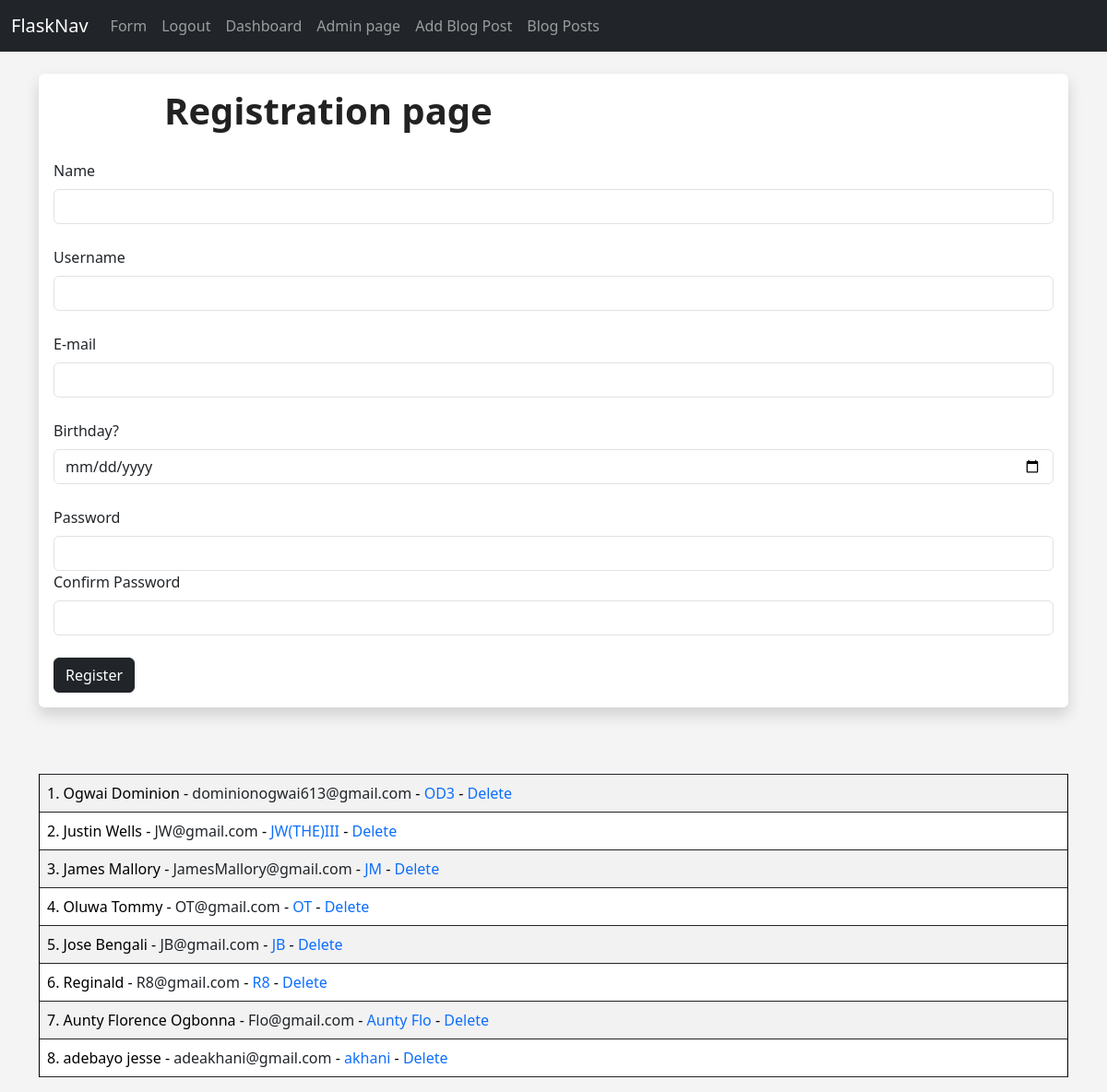
Page /user/add (signed in) on the committed database.
### test.py (models this page shows, shortened)
class Users(db.Model, UserMixin):
       __tablename__ = "users"
       id = db.Column(db.Integer, primary_key=True)
       user_name = db.Column(db.String(20), nullable = False, unique=True)
       name = db.Column(db.String(200), nullable=False)
       email = db.Column(db.String(120), nullable=False, unique=True)
       birthday = db.Column(db.String(), nullable=True)
       date_added = db.Column(db.DateTime,default=datetime.utcnow)
       password_hash = db.Column(db.String(128))
       posts = db.relationship('Posts', backref = 'poster')
       @property
       def password(self):
             raise AttributeError('Password is not readable')

### test.py (the view, shortened to what this page needs)
@app.route('/user/add', methods=['POST', 'GET'])
def user():
       name = None
       form = UserForm()
       our_users = Users.query.order_by(Users.date_added)
       return render_template("user.html", form=form, name=name, our_users=our_users)

### admin/webforms.py
class UserForm(FlaskForm):
    Username = StringField("Username", validators=[DataRequired()])
    Name = StringField("Name", validators=[DataRequired()])
    Email = EmailField("E-mail", validators=[DataRequired()])
    Birthday = DateField("Birthday?")
    Password = PasswordField("Password", validators=[DataRequired(), Length(min=6, max=12)])
    Password2 = PasswordField("Confirm Password", validators=[DataRequired(), EqualTo('Password', message='Passwords must match!'),])
    Submit = SubmitField("Submit")

### test.py (called while the page is built)
@login_manager.user_loader
def load_user(user_id):
      return Users.query.get(int(user_id))

### templates/user.html (shortened to what this page needs)
{% extends 'structure.html' %}
{% block content %}
{% if name %}
    <h1>User Added</h1>
    <br/><br/><br/>
    <table class="table table-striped table-responsive table-hover table-bordered">
        {% for user in our_users %}
        <tr>
            <td>{{ user.id }}. <a href="{{url_for('update', id=user.id)}}" class="link text-decoration-none">{{ user.name}}</a>
                - <a href="" class="email-link">{{ user.email }}
            </td>
        </tr>
        {% endfor %}
    </table>
{% else %}
<div class="shadow p-3 mb-5 bg-body rounded">
    <form action="" method="POST">
        <h2 class="reg-h2">Registration page</h2>
        <br />
        {{ form.Name.label ( class="form-label" ) }}
        {{ form.Name(class="form-control") }}<br/>
        {{ form.Username.label ( class="form-label" ) }}<br/>
        {{ form.Username(class="form-control") }}<br/>
        {{ form.Email.label ( class="form-label" ) }}
        {{ form.Email(class="form-control") }}<br/>
        {{ form.Birthday.label ( class="form-label" ) }}<br/>
        {{ form.Birthday(class="form-control") }}<br/>
        {{ form.Password.label ( class="form-label" ) }}
        {{ form.Password(class="form-control") }}
        {{ form.Password2.label ( class="form-label" ) }}
        {{ form.Password2(class="form-control") }}
        <br />
        <button class="btn btn-dark">Register</button>
    </form>
</div>
<br/>
{% if current_user.id == 1 %}
<table class="table table-striped table-responsive table-hover table-bordered">
    {% for user in our_users %}
        <tr>
        <td>{{ user.id }}. {{ user.name }}
        - <a href="" class="email-link link-dark text-decoration-none">{{ user.email }}</a> - <a href="" class="link-primary text-decoration-none">{{ user.user_name }}</a> - <a href="{{ url_for('delete', id=user.id) }}" class="link-primary text-decoration-none">Delete</a>
        </td>
        </tr>
        {% endfor %}
</table>
    {% endif %}
{% endif %}
{% endblock %}

### static/css/main.css (style rules this page uses)
body { background: #f4f4f4; }
.reg-h2 { font-weight: 600; color: #222; font-size: 40px; margin-bottom: 5px; margin-left: 120px; }
.table { border: none; }
.email-link { text-decoration: none; color: #111; }

### rows in the picture
Users: id "1", name "Ogwai Dominion", email "dominionogwai613@gmail.com", user_name "OD3"
Users: id "2", name "Justin Wells", email "JW@gmail.com", user_name "JW(THE)III"
Users: id "3", name "James Mallory", email "JamesMallory@gmail.com", user_name "JM"
Users: id "4", name "Oluwa Tommy", email "OT@gmail.com", user_name "OT"
Users: id "5", name "Jose Bengali", email "JB@gmail.com", user_name "JB"
Users: id "6", name "Reginald", email "R8@gmail.com", user_name "R8"
Users: id "7", name "Aunty Florence Ogbonna", email "Flo@gmail.com", user_name "Aunty Flo"
Users: id "8", name "adebayo jesse", email "adeakhani@gmail.com", user_name "akhani"
